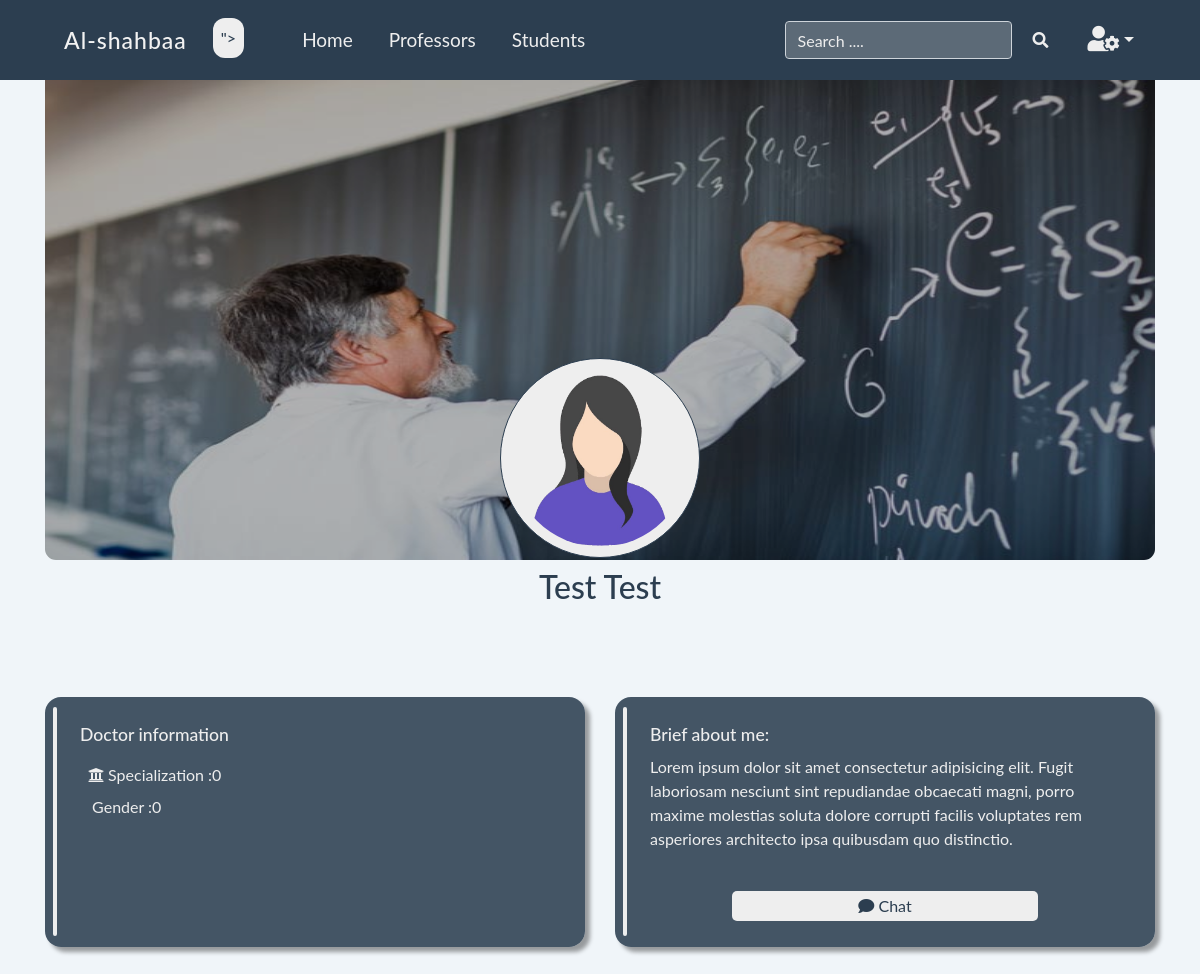
/doctorProfile.php?u_id=0 (signed in), run on the app's committed database.
### tables this page shows
CREATE TABLE `doctor` (
  `Id` int(11) NOT NULL,
  `firstName` varchar(255) NOT NULL,
  `lastName` varchar(255) NOT NULL,
  `username` varchar(255) NOT NULL,
  `password` varchar(255) NOT NULL,
  `specialization` int(11) NOT NULL,
  `gender` int(11) NOT NULL,
  `Image` varchar(255) NOT NULL,
  `cover` varchar(255) NOT NULL,
  `isDoctor` int(1) NOT NULL
);

### doctorProfile.php (the view, shortened to what this page needs)
<?php
if(isset($_REQUEST['u_id'])){
    global $con;
    $u_id = $_REQUEST['u_id'];
    $select = "SELECT * FROM doctor WHERE ID='$u_id'";
    $run = mysqli_query($con, $select);
    $rowProfile = mysqli_fetch_array($run);
    $Fname = $rowProfile['firstName'];
    $Lname = $rowProfile['lastName'];
    $Specialization = $rowProfile['specialization'];
    $Gender = $rowProfile['gender'];
    $Image = $rowProfile['Image'];
    $Cover = $rowProfile['cover'];
    $heIsDoctor = 1;
}
?>
<div class="container">
    <img src="<?php echo " $Cover "; ?>" class="img-fluid cover" alt="Cover Picture">
    <div class="profileHeader">
        <div class="profilePic">
            <img src="<?php echo " $Image "; ?>" alt="avatar">
        </div>
        <div class="infoNav">
            <h3 class="username">
                <?php
                if (!$heIsDoctor){
                echo "$Fname $MiddleName $Lname";}
                else {
                    echo "$Fname $Lname";
                } ?>
            </h3>
        </div>
    </div>
<div class="mainBody">
<div class="row">
    <div class="col-md-6">
        <div class="notification">
            <div class="notititle">Doctor information</div>
            <div class="notibody">
                <?php
                    echo'
                      <div>
                        <i class="fa fa-university" aria-hidden="true"></i> Specialization :'.$Specialization.'
                      </div>
                    <div>';
                            echo'
                    </div>
                    <div>
                        ';if (!$heIsDoctor){
                            echo'<li class="list-group-item">
                                <p class="DateOfBirth">
                                    <i class="fa fa-birthday-cake" aria-hidden="true"></i>
                                    '.$DateOfBirth.'
                                </p>
                            </li>';}
                    echo'</div>
                    <div>
                        <i class="fa fa-<?php echo $Gender; ?>" aria-hidden="true"></i> Gender :'.$Gender.'
                    </div>'
                ?>
            </div>
        </div>
    </div>
    <div class="col-md-6">
        <div class="notification">
            <div class="notititle">Brief about me:</div>
                <div class="notibody">
                     Lorem ipsum dolor sit amet consectetur adipisicing elit. Fugit laboriosam nesciunt sint repudiandae obcaecati magni, porro maxime molestias soluta dolore corrupti facilis voluptates rem asperiores architecto ipsa quibusdam quo distinctio.
                </div>
                <button class="chatBtn">
                        <i class="fa fa-comment" aria-hidden="true"></i> Chat
                </button>
            </div>
        </div>
    </div>
</div>
</div>

### CSS/all.css (style rules this page uses)
.fa, .fab, .fal, .far, .fas { -moz-osx-font-smoothing: grayscale; -webkit-font-smoothing: antialiased; display: inline-block; font-style: normal; font-variant: normal; text-rendering: auto; line-height: 1 }
.fa-comment:before { content: "\f075" }
.fa-university:before { content: "\f19c" }
.fa, .far, .fas { font-family: "Font Awesome 5 Free" }
.fa, .fas { font-weight: 900 }

### CSS/style.css (style rules this page uses)
html body { font-family: lato !important; background-color: #F0F5F9; color: #1a1a1a; overflow-x: hidden; }
.cover { height: 60vh; width: 100vw; border-radius: 0px 0px 11px 11px; filter: brightness(0.7); }
.profilePic img { width: 200px; height: 200px; position: relative; border-radius: 50%; min-width: 150px; display: block; margin-left: auto; margin-right: auto; margin-top: -20vh; background-color: #eee; border: 1px solid #2C3E50; padding: 10px; }
.infoNav { padding: 10px; align-content: center; text-align: center; }
.infoNav h3 { font-size: 200%; }
.chatBtn { width: 60%; margin: 40px auto; border-radius: 5px; background-color: #eee; color: #2C3E50; transition: 0.2s; padding: 3px; border: none; }
.notification { display: flex; height:250px; padding:15px; flex-direction: column; isolation: isolate; position: relative; background: #2C3E50df; border-radius: 1rem; overflow: hidden; font-size: 16px; margin: 20px 0; box-shadow: 5px 5px 4px #0000005f; transition: 0.2s; }
.notification:after { position: absolute; content: ""; width: 0.25rem; inset: 0.65rem auto 0.65rem 0.5rem; border-radius: 0.125rem; background: #eee; transition: transform 300ms ease; z-index: 4; }
.notititle { color: #eee; padding: 0.65rem 0.25rem 0.4rem 1.25rem; font-weight: 500; font-size: 1.1rem; transition: transform 300ms ease; z-index: 5; }
.notibody { color: #eee; padding: 0 1.25rem; transition: transform 300ms ease; z-index: 5; }
.notibody div { margin: 8px; }
.username { font-weight: 550; color: #2C3E50; text-transform:capitalize; margin-bottom: 60px; }

### data on the page
doctor: cover (picture), Image (picture), firstName "Test", lastName "Test", specialization "0", gender "0"
